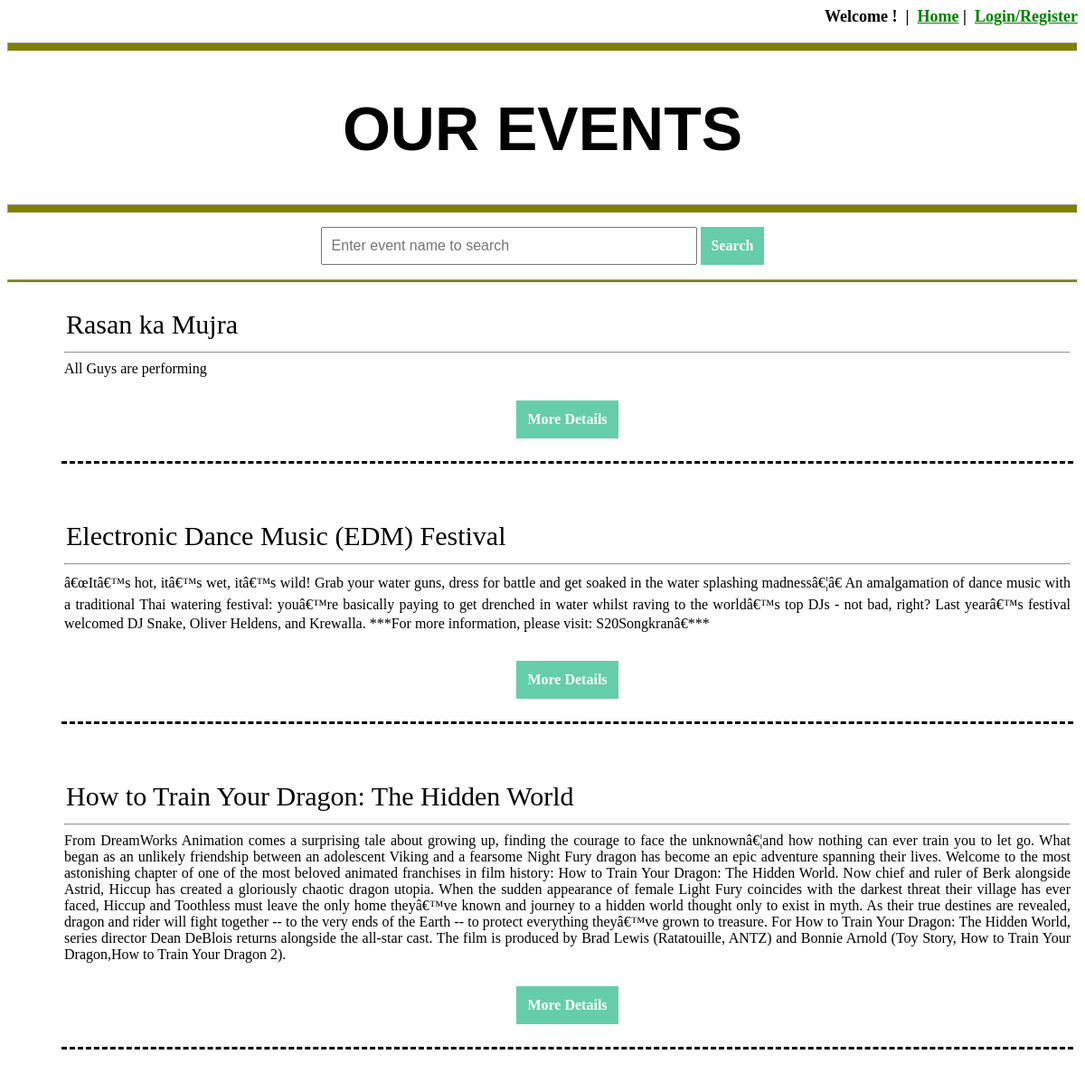
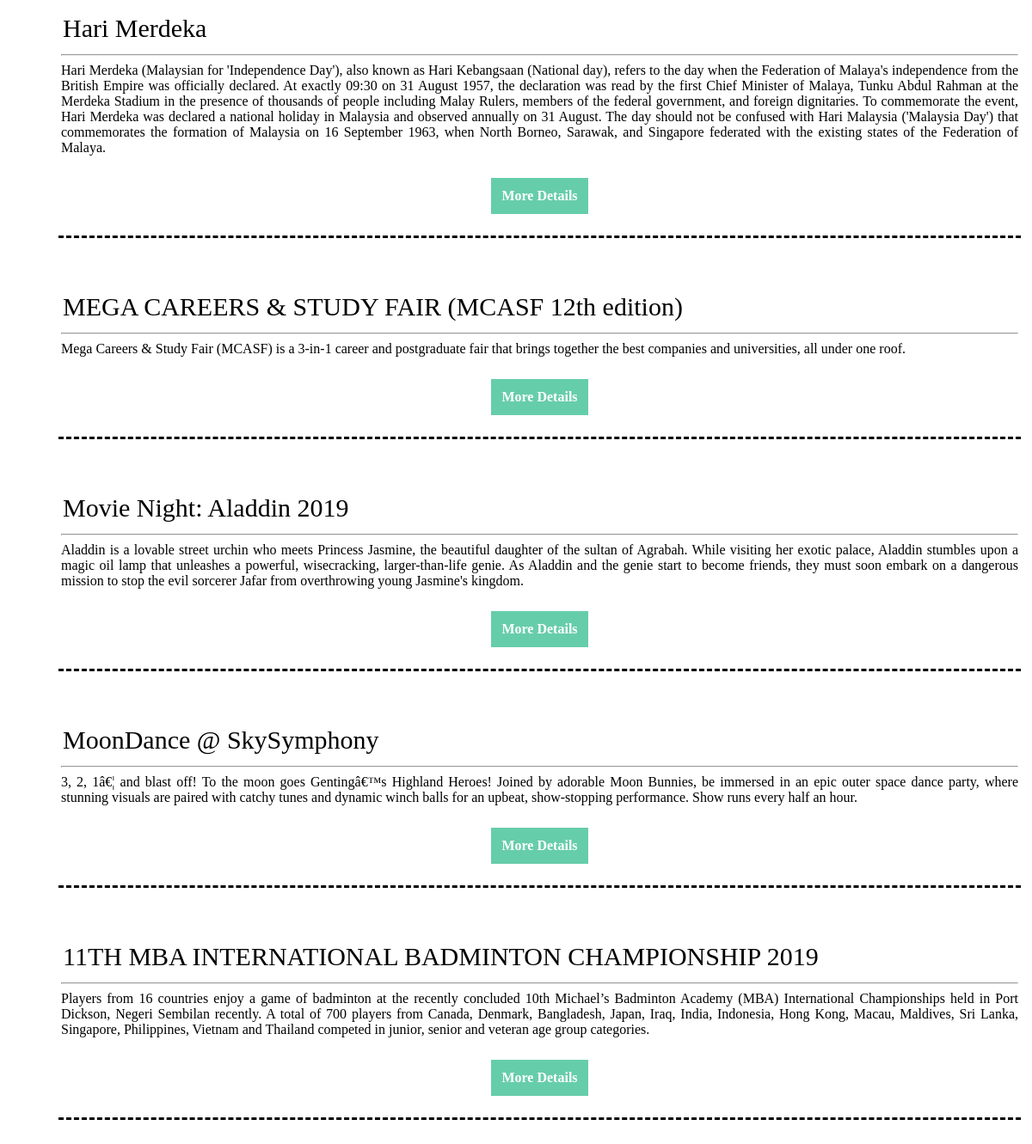
The page / on the database its author committed (2 pictures, top to bottom).
### tables this page shows
CREATE TABLE `event_details` (
  `EventID` int(10) NOT NULL,
  `EventName` varchar(100) NOT NULL,
  `EventDate` date NOT NULL,
  `EventTime` time NOT NULL,
  `EventCategory` varchar(100) NOT NULL,
  `Artist_id` int(11) NOT NULL,
  `Sponsor_id` int(11) NOT NULL,
  `EventDescription` text NOT NULL,
  `EventTicketPrice` double NOT NULL,
  `EventTicketTotal` int(11) NOT NULL,
  `EventTicketSold` int(11) NOT NULL,
  `Guest_id` int(11) NOT NULL,
  `VenueID` int(10) NOT NULL,
  `UserID` varchar(10) NOT NULL
);

### index.php (the view, shortened to what this page needs)
<?php
	include "database/connect.php";
	include 'session.php';
?>
<html>
<head>
</head>
<body background="image\background1.png" >
	<hr width="auto" size="10" style="background: #808000">
	<div class="top">
		<h1>OUR EVENTS</h1>
	</div>
	<hr width="auto" size="10" style="background: #808000">
	<div class="search" style="text-align: center">
		<form action="event_detail.php" method="POST" >
			<input type="text" size="40" name="searchevent" placeholder="Enter event name to search" style="font-size: 16px;padding: 10px" />
			<input type="submit" name="search" value="Search"/>
		</form>
	</div>
	<hr width="auto" size="4" style="background: #808000">
	<div class="content" align="center">
		<?php
			$conn = mysqli_connect($servername, $username, $password, $dbname);
			$read_DB = "SELECT * FROM event_details ORDER BY EventDate DESC";
			$result = mysqli_query($conn, $read_DB);
			if($result){
    			while($row = mysqli_fetch_array($result, MYSQLI_ASSOC)){
    				echo "<form action='event_detail.php' method='POST'><table>";
        			echo "<tr><td><input class ='event_name'  type='text' name='eventname' value='".$row['EventName']."' size=65 readonly></td></tr>";
        			echo "<tr><td><span  style='font-size:16px'><hr>". $row['EventDescription']."</td></tr>";
        			echo "<tr><td><br></td></tr>";
        			echo "<tr><td style='text-align:center'><input type='submit' name='more_detail' value='More Details'/></td></tr>";
        			echo "<tr><td><br></td></tr>";
        			echo "</table></form><br>";
    			}
			}
		?>
	</div>
</body>
</html>

### session.php (shortened to what this page needs)
<?php
if (isset($_SESSION['UserFullName'])!=null){
	$login_status="yes";
	$uid=$_SESSION['UserID'];
	$utype=$_SESSION['UserType'];
	if($utype=='Admin'){
		echo "<b><p style='text-align:right;font-size:18px;'>Hello, ".$_SESSION['UserFullName']." ! &nbsp;|&nbsp; <a href='index.php' >Home </a>";
		echo "&nbsp;|&nbsp; <a href='admin_manage.php'>Admin Management</a>";
		echo "&nbsp;|&nbsp; <a href='my_profile.php'>My Profile</a>";
		echo "&nbsp;|&nbsp; <a href='Admin_client_event.php'>Client Event</a>";
		echo "&nbsp;|&nbsp; <a href='change_password.php'>Change Password</a>";
		echo "&nbsp;|&nbsp; <a href='logout.php'>Logout</a></p></b>";
	}
	else if($utype=='Client'){
		echo "<b><p style='text-align:right;font-size:18px;'>Hello, ".$_SESSION['UserFullName']." ! &nbsp;|&nbsp; <a href='client.php' >Home </a>";
		echo "&nbsp;|&nbsp; <a href='admin_manage.php'>Admin Management</a>";
		echo "&nbsp;|&nbsp; <a href='my_profile.php'>My Profile</a>";
		echo "&nbsp;|&nbsp; <a href='change_password.php'>Change Password</a>";
		echo "&nbsp;|&nbsp; <a href='logout.php'>Logout</a></p></b>";
	}
	else if ($utype=='Guest'){
		echo "<b><p style='text-align:right;font-size:18px;'>Hello, ".$_SESSION['UserFullName']." ! &nbsp;|&nbsp; <a href='index.php' >Home </a>";
		echo "&nbsp;|&nbsp; <a href='my_profile.php'>My Profile</a>";
		echo "&nbsp;|&nbsp; <a href='my_booking.php'>My Booking</a>";
		echo "&nbsp;|&nbsp; <a href='change_password.php'>Change Password</a>";
		echo "&nbsp;|&nbsp; <a href='logout.php'>Logout</a></p></b>";
	}
	else{
		echo "&nbsp;|&nbsp; <a href='logout.php' >Logout</a></p></b>";
	}
}
else{
	echo "<b><p style='text-align:right;font-size:18px'>Welcome ! ";
	echo "&nbsp;|&nbsp; <a href='index.php'>Home</a>";
	echo "&nbsp;|&nbsp; <a href='login_register.php'>Login/Register </a>";
}
?>

### index.php (style rules this page uses)
a { color: Green; }
.top { font-size: 34px; font-family: Helvetica; text-align: center; }
form { margin-left: 60px; margin-top: 15px; margin-right: 60px; }
input[type=submit] { padding: 12px; color: white; border: black; background-color: #66CDAA; font-weight: 900; font-family: Times New Roman; font-size: 16px; text-align: center; width: auto; }
table { margin-left:60px margin-right:60px; text-align:justify; border-bottom:dashed; background-color: white; }
.event_name { font-family: Times New Roman; border-style: none; font-size: 30px; margin-top: 10px; }

### rows shown on the page
event_details: eventname "Rasan ka Mujra", EventDescription "All Guys are performing"
event_details: eventname "Electronic Dance Music (EDM) Festival", EventDescription "â€œItâ€™s hot, itâ€™s wet, itâ€™s wild! Grab your water guns, dress for battle and get soaked in the water splashing madnessâ€¦â€ An amalgamation of dance music with a traditional Thai watering festival: youâ€™re basically paying to get drenched in water whilst raving to the worldâ€™s top DJs - not bad, right? Last yearâ€™s festival welcomed DJ Snake, Oliver Heldens, and Krewalla. ***For more information, please visit: S20Songkranâ€***"
event_details: eventname "How to Train Your Dragon: The Hidden World", EventDescription "From DreamWorks Animation comes a surprising tale about growing up, finding the courage to face the unknownâ€¦and how nothing can ever train you to let go. What began as an unlikely friendship between an adolescent Viking and a fearsome Night Fury dragon has become an epic adventure spanning their lives. Welcome to the most astonishing chapter of one of the most beloved animated franchises in film history: How to Train Your Dragon: The Hidden World. Now chief and ruler of Berk alongside Astrid, Hiccup has created a gloriously chaotic dragon utopia. When the sudden appearance of female Light Fury coincides with the darkest threat their village has ever faced, Hiccup and Toothless must leave…"
event_details: eventname "Hari Merdeka", EventDescription "Hari Merdeka (Malaysian for 'Independence Day'), also known as Hari Kebangsaan (National day), refers to the day when the Federation of Malaya's independence from the British Empire was officially declared. At exactly 09:30 on 31 August 1957, the declaration was read by the first Chief Minister of Malaya, Tunku Abdul Rahman at the Merdeka Stadium in the presence of thousands of people including Malay Rulers, members of the federal government, and foreign dignitaries. To commemorate the event, Hari Merdeka was declared a national holiday in Malaysia and observed annually on 31 August. The day should not be confused with Hari Malaysia ('Malaysia Day') that commemorates the formation of…"
event_details: eventname "MEGA CAREERS & STUDY FAIR (MCASF 12th edition)", EventDescription "Mega Careers & Study Fair (MCASF) is a 3-in-1 career and postgraduate fair that brings together the best companies and universities, all under one roof."
event_details: eventname "Movie Night: Aladdin 2019", EventDescription "Aladdin is a lovable street urchin who meets Princess Jasmine, the beautiful daughter of the sultan of Agrabah. While visiting her exotic palace, Aladdin stumbles upon a magic oil lamp that unleashes a powerful, wisecracking, larger-than-life genie. As Aladdin and the genie start to become friends, they must soon embark on a dangerous mission to stop the evil sorcerer Jafar from overthrowing young Jasmine's kingdom."
event_details: eventname "MoonDance @ SkySymphony", EventDescription "3, 2, 1â€¦ and blast off! To the moon goes Gentingâ€™s Highland Heroes! Joined by adorable Moon Bunnies, be immersed in an epic outer space dance party, where stunning visuals are paired with catchy tunes and dynamic winch balls for an upbeat, show-stopping performance. Show runs every half an hour."
event_details: eventname "11TH MBA INTERNATIONAL BADMINTON CHAMPIONSHIP 2019", EventDescription "Players from 16 countries enjoy a game of badminton at the recently concluded 10th Michael’s Badminton Academy (MBA) International Championships held in Port Dickson, Negeri Sembilan recently. A total of 700 players from Canada, Denmark, Bangladesh, Japan, Iraq, India, Indonesia, Hong Kong, Macau, Maldives, Sri Lanka, Singapore, Philippines, Vietnam and Thailand competed in junior, senior and veteran age group categories."
